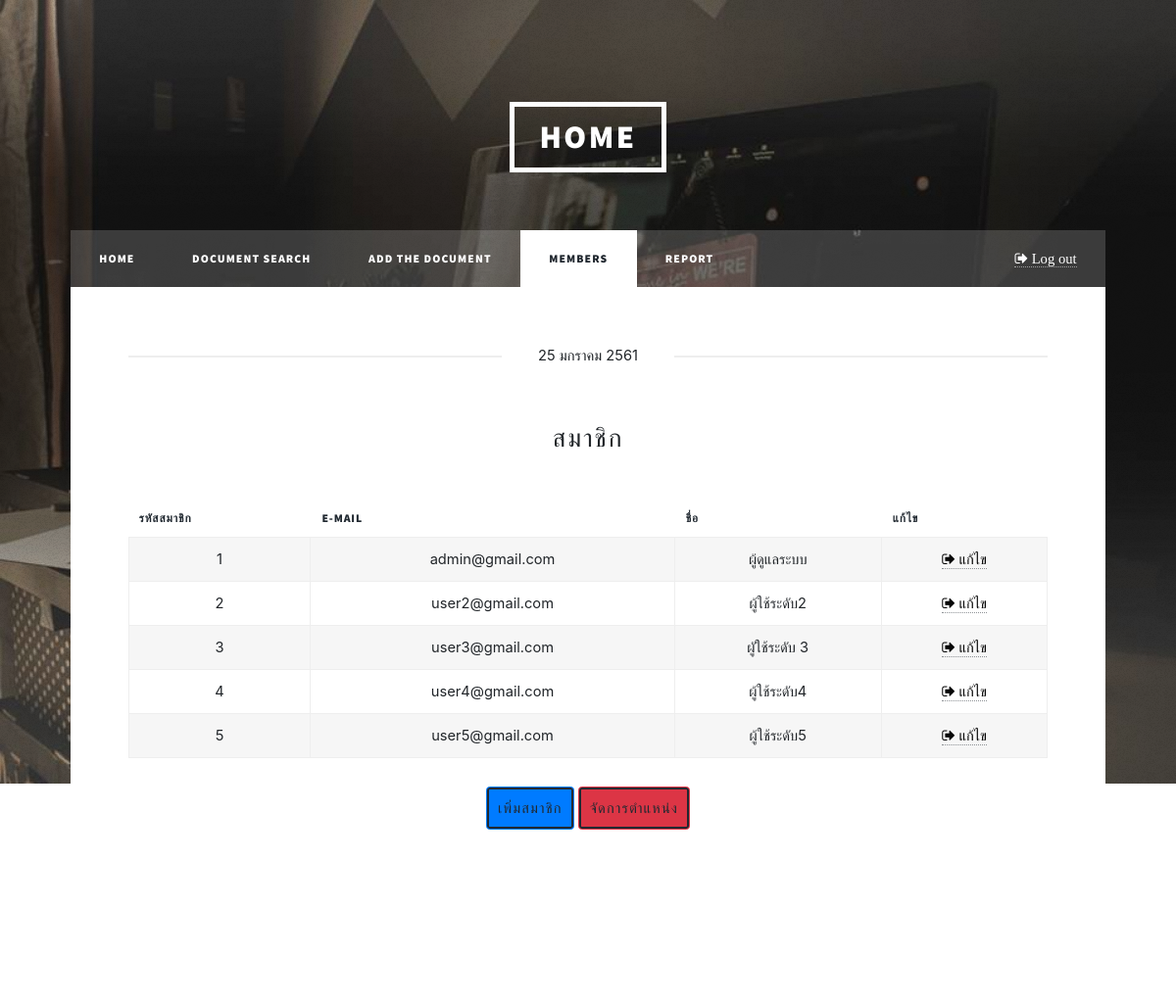
Page /admin/members.php (signed in) on the committed database.
### tables this page shows
CREATE TABLE `the_user` (
  `userId` varchar(13) NOT NULL,
  `userName` varchar(100) NOT NULL,
  `email` varchar(150) NOT NULL,
  `password` varchar(50) NOT NULL,
  `categoryId` int(11) NOT NULL,
  `positionId` int(11) UNSIGNED NOT NULL,
  `positionId2` int(11) UNSIGNED NOT NULL,
  `positionId3` int(11) UNSIGNED NOT NULL
);

### connect.php (called while the page is built, shortened)
<?php
	$months=array(  "0"=>"", "01"=>"มกราคม", "02"=>"กุมภาพันธ์", "03"=>"มีนาคม", "04"=>"เมษายน", "05"=>"พฤษภาคม", "06"=>"มิถุนายน", "07"=>"กรกฎาคม", "08"=>"สิงหาคม", "09"=>"กันยายน", "10"=>"ตุลาคม",  "11"=>"พฤศจิกายน",  "12"=>"ธันวาคม"
		);
	$date = date('j');
	$m = date('m');
	$month = $months[$m];
	$year = date('Y')+543;
?>

### admin/members.php (the view, shortened to what this page needs)
<?php
include "../connect.php";
$q =  "SELECT * FROM the_user";
$result = mysqli_query($link,$q);
if($_SESSION['ses_Id'] ==""){
	header("Location: ../login.php");
	die();
} else if($_SESSION['status'] != 1){
	header("Location: ../logout.php");
	die();
}else{
	?>
	<!DOCTYPE HTML>
<html>
<head>
	<link rel="stylesheet" href="../assets/css/main.css" />
	<link href="../assets/css/freelancer.min.css" rel="stylesheet">
	<link href="../assets/css/bootstrap.min.css" rel="stylesheet">
</head>
<body class="is-loading"  id="page-top">
	<div id="wrapper" class="fade-in">
		<header id="header">
			<a href="index.php" class="logo">Home</a>
		</header>
		<nav id="nav">
			<ul class="links">
				<li ><a href="../admin/index.php">Home</a></li>
				<li ><a href="../admin/Document_admin.php">Document search</a></li>
				<li ><a href="../admin/AddDocument.php">Add the document</a></li>
				<li class="active"><a href="members.php">members</a></li>
				<li ><a href="../admin/report.php">report</a></li>
			</ul>
			<ul class="icons">
				<li><a href="../logout.php" class="fa fa-sign-out"><span class="label"> Log out</span></a></li>
			</ul>
		</nav>
		<div id="main">
			<article class="post featured">
				<header class="major">
					<span class="date"><?php echo "$date $month $year";?></span>
					<h3><a href="#">สมาชิก</a></h3>
				</header>
				<div class="table-wrapper">
					<table class="alt">
						<thead>
							<tr>
								<th>รหัสสมาชิก</th>
								<th>E-mail</th>
								<th>ชื่อ</th>
								<th>แก้ไข</th>
							</tr>
						</thead>
						<tbody>
							<?php
							while ($row = mysqli_fetch_array($result,MYSQLI_ASSOC)) {
								?>
								<tr>
									<td>
										<?php echo $row['userId'] ?>
									</td>
									<td><?php echo $row['email'] ?></td>
									<td><?php echo $row['userName'] ?></td>
									<td><a href="addMembersUpdate.php?userId=<?php echo $row['userId'] ?>"><i class="fa fa-sign-out" id="portfolio"><span class="label"> แก้ไข</span></i></a></td>
								</tr>
								<?php }
								?>
							</tbody>
						</table>
						<P id="portfolio">
							<div class="container">
								<div class="portfolio-link" href="#portfolioModal1" data-toggle="modal">
									<button type="button" class="btn btn-primary" >	เพิ่มสมาชิก</button>
									<a href="../admin/position.php"> <button type="button" class="btn btn-danger" >	จัดการตำแหน่ง</button> </a>
								</div>
							</div>
							</div>
					</div>
				<div id="copyright">
					<ul><li>&copy; Untitled</li><li>By: <a href="https://html5up.net">Foremost & Kwang</a></li></ul>
				</div>
			</div>
		</body>
		</html>
		<?php }
		?>

### rows in the picture
the_user: userId "1", email "admin@gmail.com", userName "ผู้ดูแลระบบ"
the_user: userId "2", email "user2@gmail.com", userName "ผู้ใช้ระดับ2"
the_user: userId "3", email "user3@gmail.com", userName "ผูัใช้ระดับ 3"
the_user: userId "4", email "user4@gmail.com", userName "ผู้ใช้ระดับ4"
the_user: userId "5", email "user5@gmail.com", userName "ผู้ใช้ระดับ5"

### other values in the picture
$date "25"
$month "มกราคม"
$year "2561"
